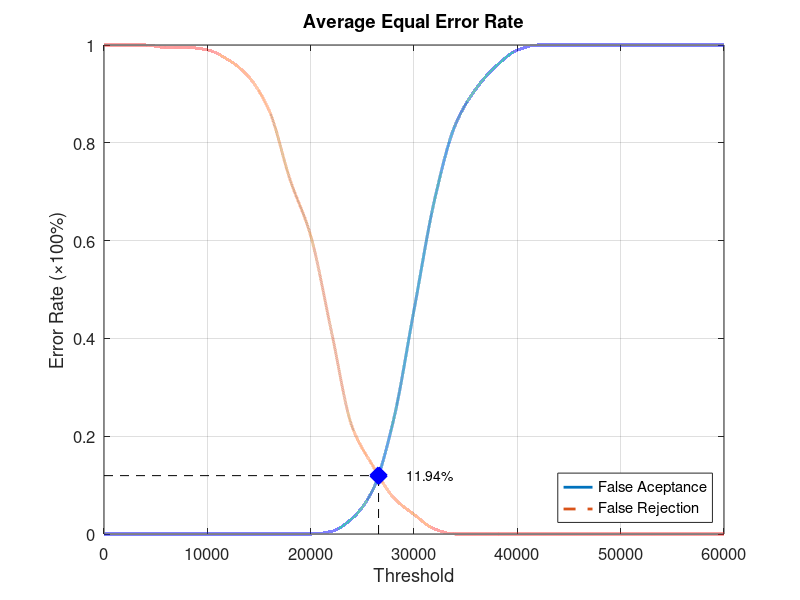
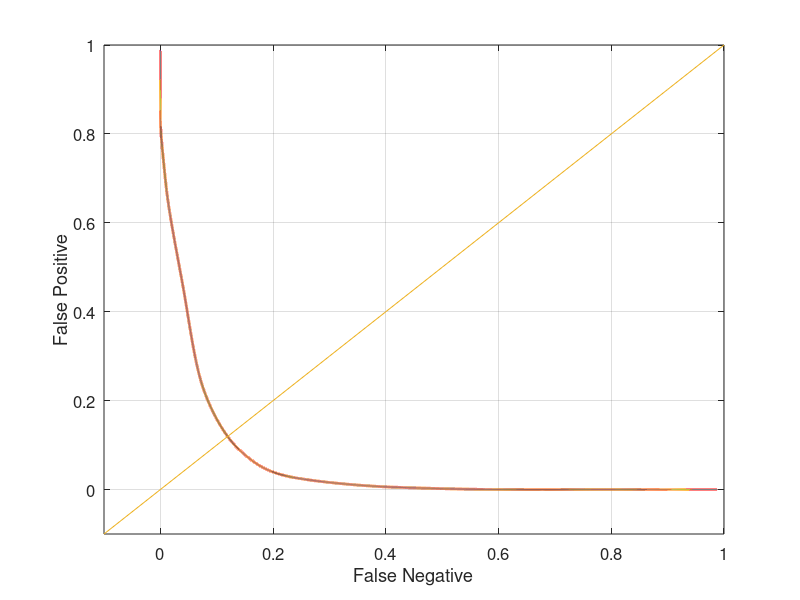

Source code (MATLAB) for these figures, in order:
function yEER = Database2_4
close all;
clear;
clc;
x = 0:2000:60000;
xq = 0:0.5:60000;

y0 = [0 0 0 0 0 0 0 0 0 0 0 0.00526316 0.0315789 0.0894737 0.231579 0.457895 0.684211 0.836842 0.910526 0.957895 0.989474 1 1 1 1 1 1 1 1 1 1];
yy0 = interp1(x, y0, xq, 'pchip');
y1 = [1 1 1 0.995 0.995 0.99 0.97 0.935 0.865 0.725 0.61 0.415 0.22 0.14 0.075 0.04 0.01 0 0 0 0 0 0 0 0 0 0 0 0 0 0];
yy1 = interp1(x, y1, xq, 'pchip');

% Calculating EER: 
y2 = abs(y0 - y1);
find(y2 == min(y2))
yy2 = abs(yy0 - yy1);
xEER = find(yy2 == min(yy2));
xEERIndex = xq(xEER) % X-axis EER
yEER = yy0(xEER) % Y-axis EER

main = figure
plot(xq, yy0,'-','LineWidth', 2);	hold on
plot(xq, yy1,'--','LineWidth', 2);	hold on
plot([xEERIndex xEERIndex], [0 yEER], 'k--');	hold on
plot([0 xEERIndex], [yEER yEER], 'k--');	hold on
plot(xEERIndex, yEER, 'bx', 'LineWidth', 10);	hold on
text(xEERIndex + 10 * xEERIndex / 100, yEER, [num2str(round((10000 * yEER)) / 100) '%'])
legend('False Aceptance', 'False Rejection', 'Location', 'SouthEast')
xlabel('Threshold')
ylabel('Error Rate (\times100%)')
title('Average Equal Error Rate')
set(gca, 'FontSize', 12)
axis([0 60000 0 1])
grid on

print(main, 'Database2_4Main', '-dpng');
FNRxFPR = figure('Color', [1 1 1]);
plot(yy1, yy0, '-', yy1, yy0, 'LineWidth', 2);
hold on
y = -0.1:0.1:1
plot(y, y); 
set(gca, 'FontSize', 12)
xlabel('False Negative')
ylabel('False Positive')
axis([-0.1 1 -0.1 1])
set(gca, 'FontSize', 12)
grid on

print(FNRxFPR, 'Database2_4FNRxFPR','-dpng');
end
